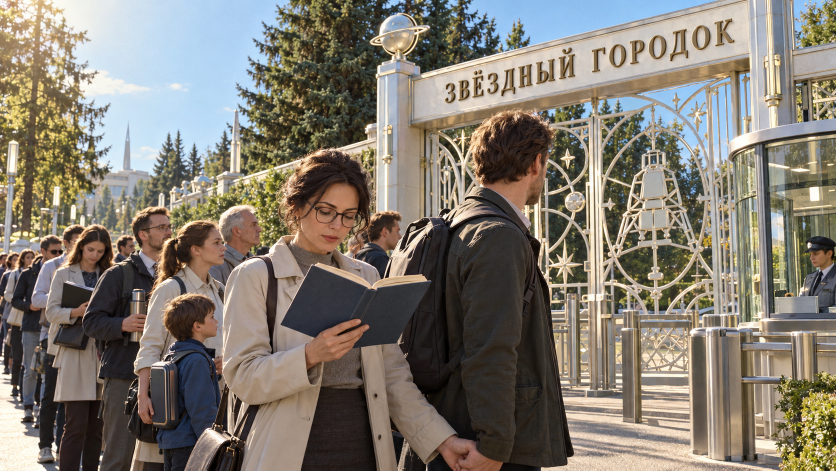
#> input picture assets/gen/s6_gpt3_b_0.png, 1672 x 941 px (shown at 1/2 size)
$ python _s6_clock_frame.py
#> lines starting #> are read from the running program, lines starting #| are printed output that depends on the picture
### _clock_led.py
# -*- coding: utf-8 -*-
"""Табло-часы «как железо»: цифры вписываются в панель, есть кронштейн и контактная тень.
Геометрия будки замерена по градиентам (_s6_booth_edges.py):
   вертикальные стойки  x ≈ 1839..1842 (левая), 2033, 2086, 2121, 2175..2178 (правая)
   горизонтальные связи y ≈ 397 (средняя), 597..600 (низ)
"""
import os
from PIL import Image, ImageDraw, ImageFilter

# сегменты: a верх, b верх-право, c низ-право, d низ, e низ-лево, f верх-лево, g середина
SEG = {'0': 'abcdef', '1': 'bc', '2': 'abged', '3': 'abgcd', '4': 'fgbc',
       '5': 'afgcd', '6': 'afgedc', '7': 'abc', '8': 'abcdefg', '9': 'abcfgd'}


def seg_poly(x, y, w, h, seg, t):
    g = t * 0.42
    m = t / 2.0
    if seg == 'a':
        return [(x + m, y + m), (x + w - m, y + m), (x + w - m - t, y + t), (x + m + t, y + t)]
    if seg == 'd':
        return [(x + m + t, y + h - t), (x + w - m - t, y + h - t), (x + w - m, y + h - m), (x + m, y + h - m)]
    if seg == 'g':
        return [(x + m + t, y + h / 2 - g), (x + w - m - t, y + h / 2 - g),
                (x + w - m - t, y + h / 2 + g), (x + m + t, y + h / 2 + g)]
    if seg == 'f':
        return [(x + m, y + m), (x + t, y + t), (x + t, y + h / 2 - g), (x + m, y + h / 2 - g * 0.6)]
    if seg == 'b':
        return [(x + w - m, y + m), (x + w - t, y + t), (x + w - t, y + h / 2 - g),
                (x + w - m, y + h / 2 - g * 0.6)]
    if seg == 'e':
        return [(x + m, y + h / 2 + g * 0.6), (x + t, y + h / 2 + g), (x + t, y + h - t), (x + m, y + h - m)]
    if seg == 'c':
        return [(x + w - m, y + h / 2 + g * 0.6), (x + w - t, y + h / 2 + g),
                (x + w - t, y + h - t), (x + w - m, y + h - m)]
    return []


def led_width(h, text, t_ratio=0.16):
    t = max(2, h * t_ratio)
    w = h * 0.56
    gap = h * 0.20
    total = 0
    for ch in text:
        total += (gap + t * 1.2) if ch == ':' else (w + gap)
    return total - gap


def draw_led(d, x, y, h, text, color, t_ratio=0.16):
    t = max(1.5, h * t_ratio)
    w = h * 0.56
    gap = h * 0.20
    cx = x
    for ch in text:
        if ch == ':':
            r = t * 0.72
            d.ellipse([cx + gap * 0.2, y + h * 0.30 - r, cx + gap * 0.2 + 2 * r, y + h * 0.30 + r], fill=color)
            d.ellipse([cx + gap * 0.2, y + h * 0.70 - r, cx + gap * 0.2 + 2 * r, y + h * 0.70 + r], fill=color)
            cx += gap + t * 1.2
            continue
        for s in SEG.get(ch, ''):
            d.polygon(seg_poly(cx, y, w, h, s, t), fill=color)
        cx += w + gap
    return cx - x - gap


def clock(base, box, text='06:07', color=(255, 96, 60), bracket=True):
    """Табло в box: панель + LED-цифры (вписываются по ширине) + свечение + кронштейн."""
    x0, y0, x1, y1 = box
    w, h = x1 - x0, y1 - y0
    pad_x = max(6, w * 0.08)
    avail = w - 2 * pad_x
    # подобрать высоту цифр так, чтобы влезли по ширине
    th = h * 0.56
    while th > 4 and led_width(th, text) > avail:
        th *= 0.94
    # свечение позади панели
    glow = Image.new('RGBA', base.size, (0, 0, 0, 0))
    ImageDraw.Draw(glow).rounded_rectangle([x0 - h * 0.25, y0 - h * 0.25, x1 + h * 0.25, y1 + h * 0.25],
                                           radius=h * 0.3, fill=color + (55,))
    glow = glow.filter(ImageFilter.GaussianBlur(max(3, h * 0.35)))
    base = Image.alpha_composite(base.convert('RGBA'), glow).convert('RGB')

    # контактная тень под панелью (панель не «висит»)
    sh = Image.new('RGBA', base.size, (0, 0, 0, 0))
    ImageDraw.Draw(sh).rounded_rectangle([x0 + h * 0.05, y1 - h * 0.05, x1 + h * 0.10, y1 + h * 0.22],
                                         radius=h * 0.2, fill=(0, 0, 0, 120))
    sh = sh.filter(ImageFilter.GaussianBlur(max(2, h * 0.12)))
    base = Image.alpha_composite(base.convert('RGBA'), sh).convert('RGB')

    d = ImageDraw.Draw(base)
    # кронштейн: короткая стойка от панели в поверхность
    if bracket:
        bw = max(3, w * 0.035)
        d.rectangle([x0 + w * 0.12, y0 - h * 0.16, x0 + w * 0.12 + bw, y0 + 2], fill=(30, 31, 35))
        d.rectangle([x1 - w * 0.12 - bw, y0 - h * 0.16, x1 - w * 0.12, y0 + 2], fill=(30, 31, 35))
    d.rounded_rectangle([x0, y0, x1, y1], radius=h * 0.14, fill=(15, 16, 19))
    d.rounded_rectangle([x0, y0, x1, y1], radius=h * 0.14, outline=(62, 64, 70), width=max(1, int(h * 0.045)))
    draw_led(d, x0 + (w - led_width(th, text)) / 2, y0 + (h - th) / 2, th, text, color)
    return base

### _s6_clock_frame.py
# -*- coding: utf-8 -*-
"""Варианты посадки табло по замеренной геометрии будки: лист + кропы в нативном разрешении."""
import os
from PIL import Image, ImageDraw, ImageFont

HERE = os.path.dirname(os.path.abspath(__file__))
import _clock_led as L

plate = Image.open(os.path.join(HERE, 'assets', 'gen', 's6_gpt3_b_0.png')).convert('RGB')
#> plate is the input picture: PIL image 1672x941 RGB; mean R, G, B 130.1, 123, 112.6
plate = plate.resize((2400, 1350), Image.LANCZOS)
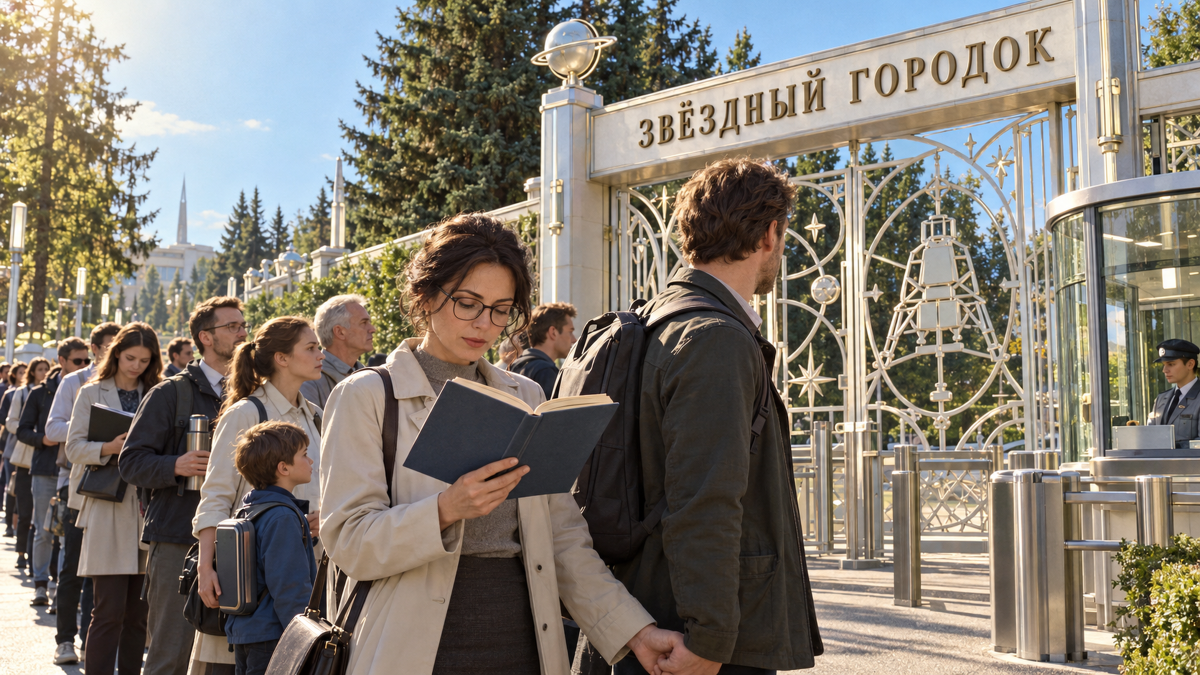
#> plate: PIL image 2400x1350 RGB (shown at 1/2 size); mean R, G, B 130.1, 123, 112.6

# стойки будки: 1839..2178, средняя связь y=397, низ y=598
CANDS = [
    ('F1 · на раме будки, над окном (x 1852..2166, y 306..392)', (1852, 306, 2166, 392)),
    ('F2 · на раме будки, ниже окна (y 500..586)',               (1852, 500, 2166, 586)),
    ('F3 · на правой стойке будки (x 2140..2320, y 330..405)',   (2140, 330, 2320, 405)),
]

f = ImageFont.truetype('/usr/share/fonts/truetype/lato/Lato-Bold.ttf', 20)
rows = []
for label, box in CANDS:
    v = L.clock(plate.copy(), box)
    pad = 60
    c = v.crop((max(0, box[0] - pad), max(0, box[1] - pad),
                min(2400, box[2] + pad), min(1350, box[3] + pad)))
    c = c.resize((c.width * 2, c.height * 2), Image.LANCZOS)
    rows.append((label, c))
    print(label, box)
#> this loop made 3 passes
#> pass 1, in clock, `glow = glow.filter(ImageFilter.GaussianBlur(max(3, h * 0.35)))`:
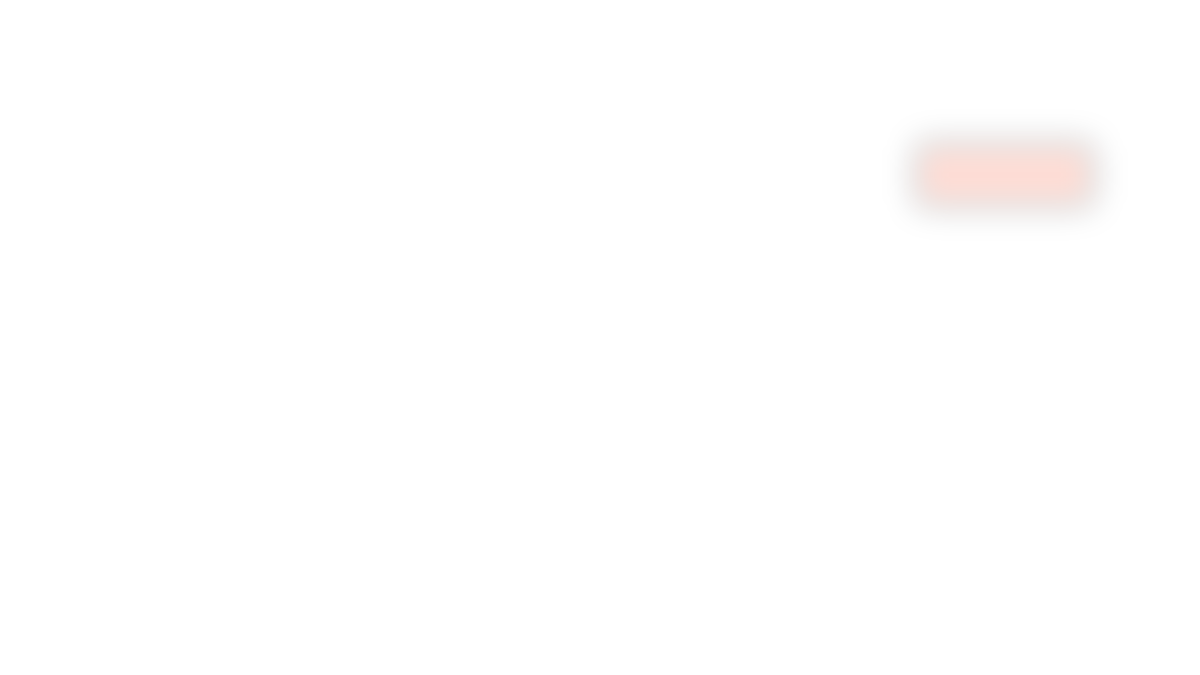
#> glow: PIL image 2400x1350 RGBA (shown at 1/2 size); mean R, G, B, A 3.7, 1.4, 0.9, 0.8; transparent parts drawn white
#> after the loop, rows = 3 items

W = 1320
pad, lab = 18, 30
imgs = [(lb, c if c.width <= W else c.resize((W, int(c.height * W / c.width)), Image.LANCZOS))
        for lb, c in rows]
#> imgs = 3 items
H = 8 + sum(lab + im.height + pad for _, im in imgs)
#> H = 1366
sheet = Image.new('RGB', (W + 2 * pad, H), (18, 20, 26))
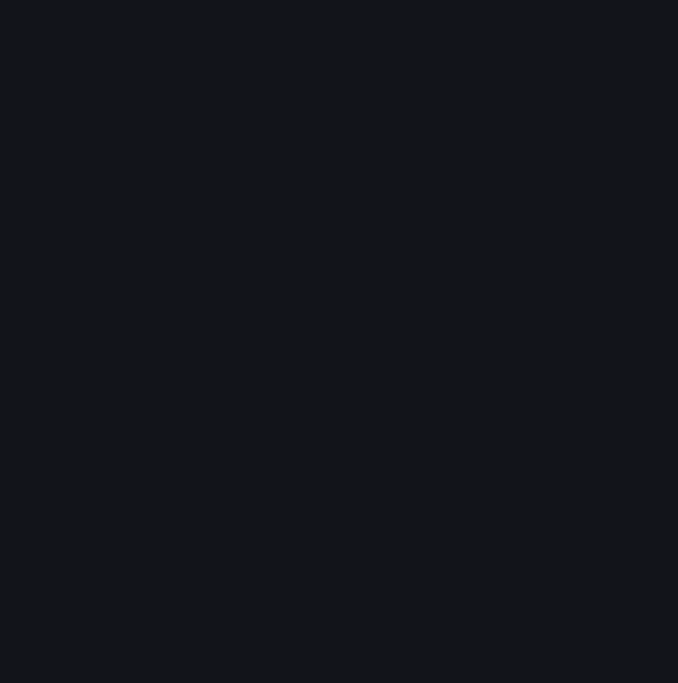
#> sheet: PIL image 1356x1366 RGB (shown at 1/2 size); mean R, G, B 18, 20, 26
d = ImageDraw.Draw(sheet)
y = 8
for lb, im in imgs:
    d.text((pad, y), lb, font=f, fill=(232, 200, 140)); y += lab
    sheet.paste(im, (pad, y)); y += im.height + pad
#> this loop made 3 passes
#> y on passes 1 to 3: 468, 928, 1366
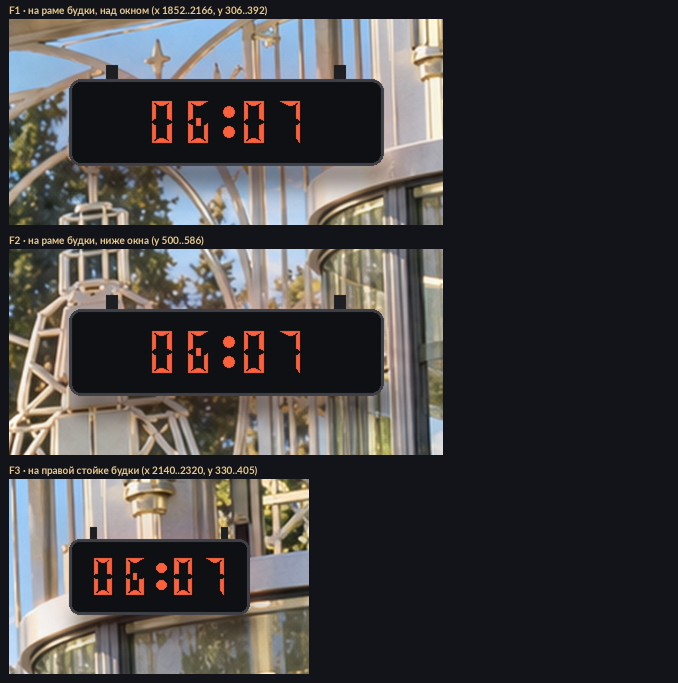
#> sheet: PIL image 1356x1366 RGB (shown at 1/2 size); mean R, G, B 66.6, 64.7, 65
#> after the loop, y = 1366
p = os.path.join(HERE, 'assets', 'review', 'review_124_s6_clock_frame.png')
sheet.save(p)
print('sheet ->', os.path.relpath(p, HERE), sheet.size)
#| sheet -> assets/review/review_124_s6_clock_frame.png (1356, 1366)

$ run again, with assets/gen/kate_overalls_0.png copied over assets/gen/s6_gpt3_b_0.png
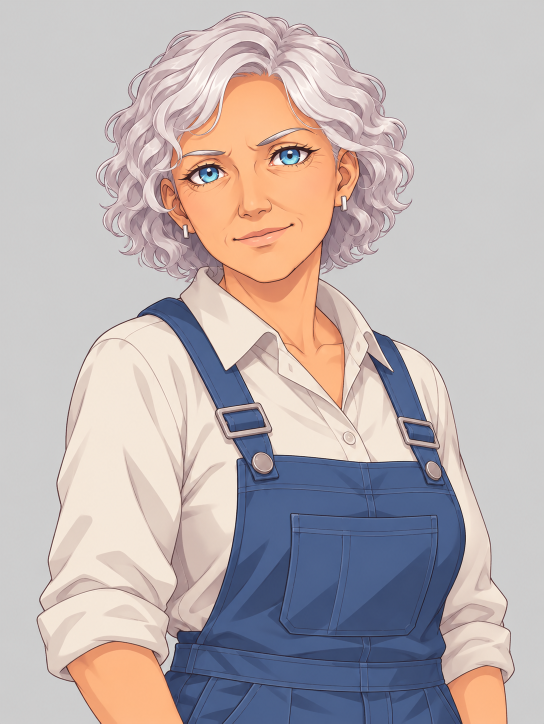
#> input picture assets/gen/kate_overalls_0.png, 1087 x 1447 px (shown at 1/2 size)
#> plate is the input picture: PIL image 1087x1447 RGB; mean R, G, B 188.1, 177.9, 177.9
#> `plate = plate.resize((2400, 1350), Image.LANCZOS)`:
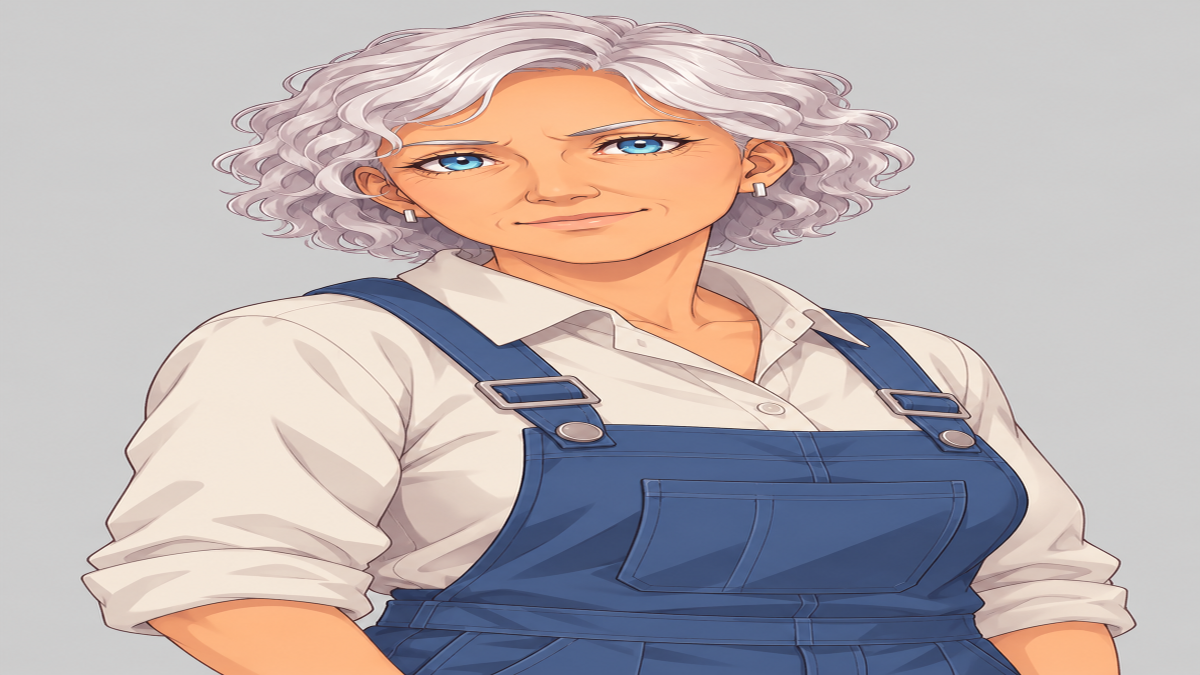
#> plate: PIL image 2400x1350 RGB (shown at 1/2 size); mean R, G, B 188.1, 177.9, 177.9
#> after the loop `for label, box in CANDS:`: rows = 3 items
#> H = 1366
#> the loop `for lb, im in imgs:` made 3 passes
#> y on passes 1 to 3: 468, 928, 1366
#> after the loop `for lb, im in imgs:`:
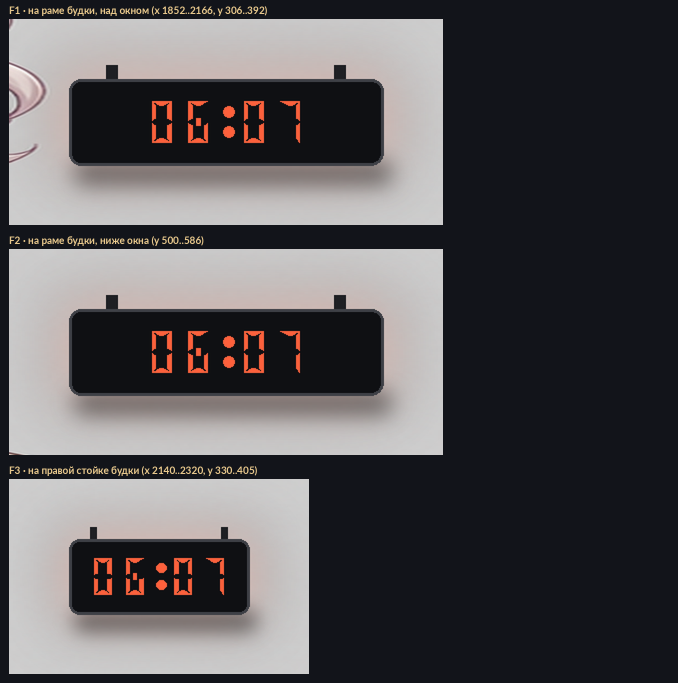
#> sheet: PIL image 1356x1366 RGB (shown at 1/2 size); mean R, G, B 84.5, 82.1, 84.5
#| sheet -> assets/review/review_124_s6_clock_frame.png (1356, 1366)
